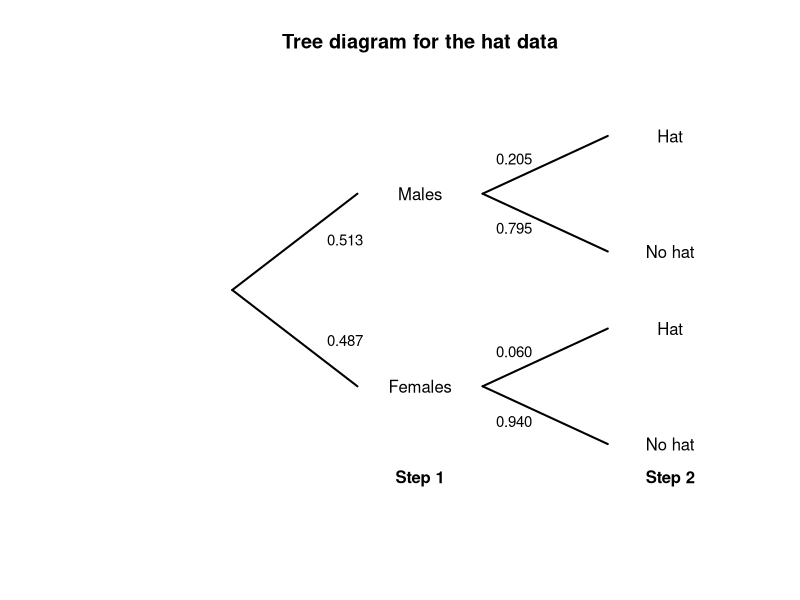
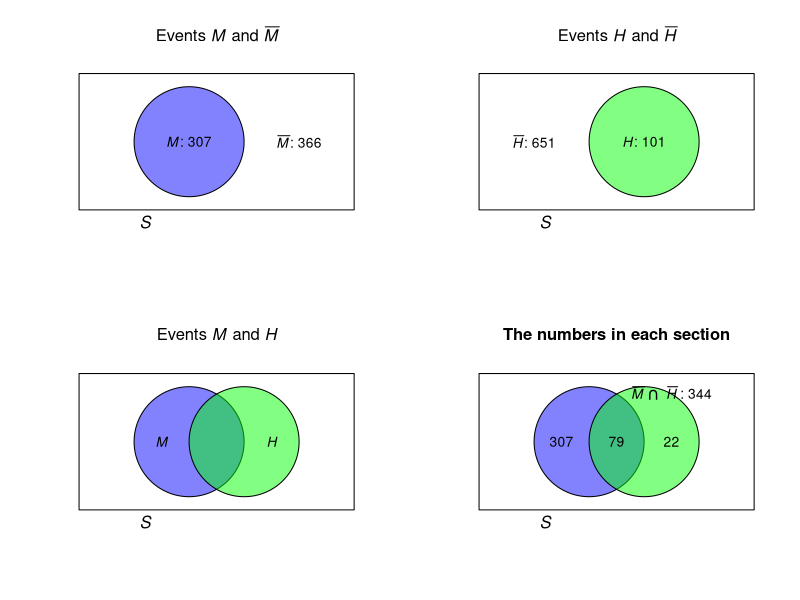
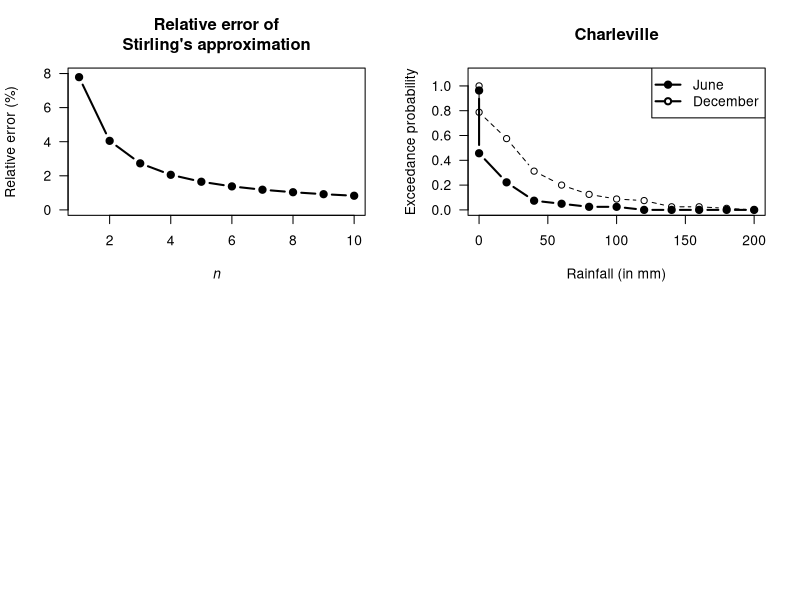
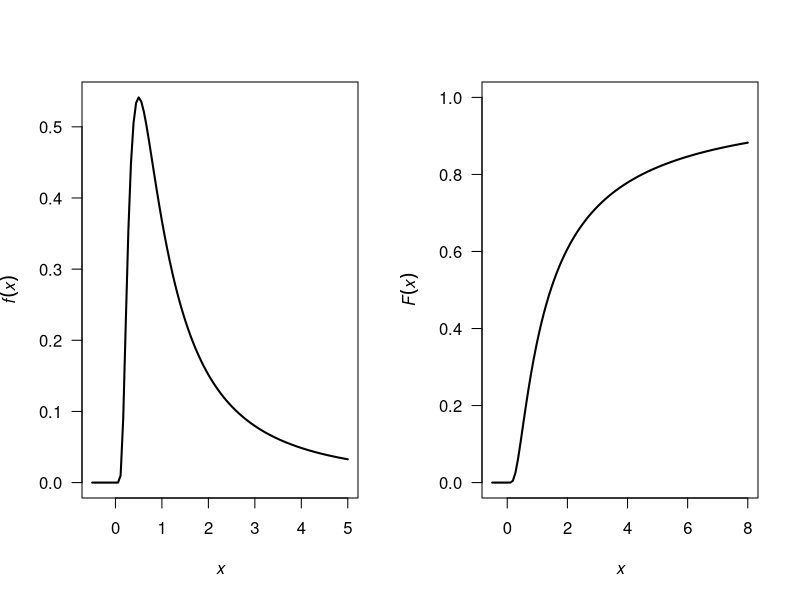
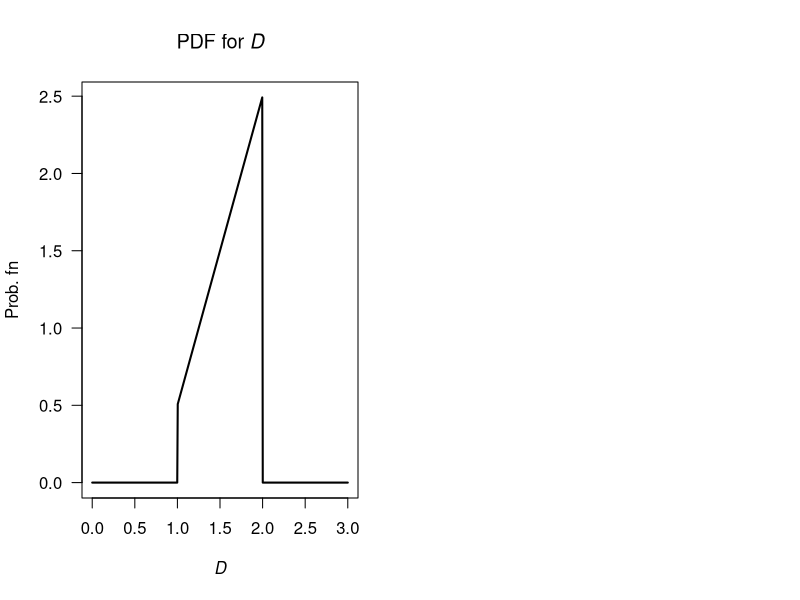
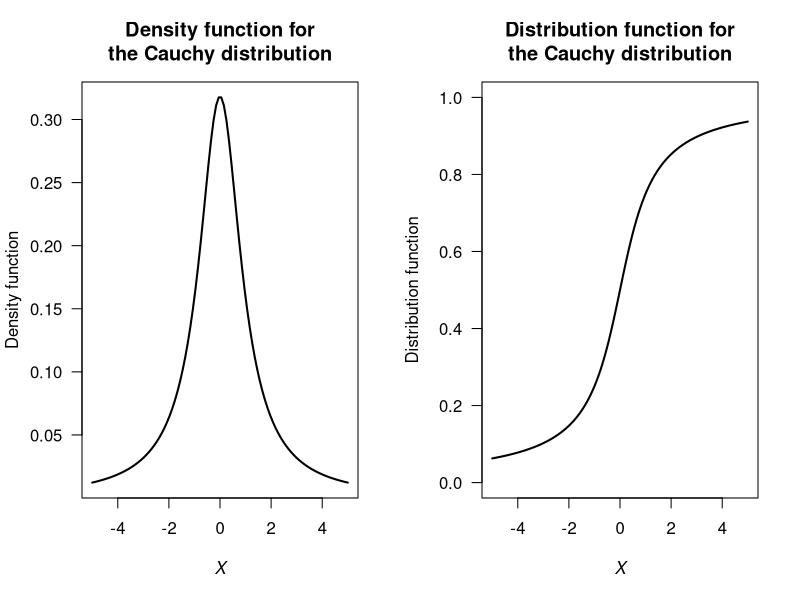

These charts were generated, in order, by the following R code: (Note: this script raises an error after producing the figures.)
## ---- chunk 1

plot( x = c(0, 1),
      y = c(0, 1),
      type = "n",
      main = "Tree diagram for the hat data",
      xlab = "",
      ylab = "",
      axes = FALSE)
#STEP 1
lines( x = c(0.2, 0.40),
       y = c(0.5, 0.75),
       lwd = 2)
lines( x = c(0.2, 0.40),
       y = c(0.5, 0.25),
       lwd = 2)
# STEP 2
lines( x = c(0.60, 0.80),
       y = c(0.75, 0.90),
       lwd = 2)
lines( x = c(0.60, 0.80),
       y = c(0.75, 0.60),
       lwd = 2)

lines( x = c(0.60, 0.80),
       y = c(0.25, 0.40),
       lwd = 2)
lines( x = c(0.60, 0.80),
       y = c(0.25, 0.10),
       lwd = 2)

# TEXT
text(x = 0.50,
     y = 0.75,
     labels = "Males")
text(x = 0.50,
     y = 0.25,
     labels = "Females")

text(x = 0.90,
     y = 0.90,
     labels = "Hat")
text(x = 0.90,
     y = 0.60,
     labels = "No hat")

text(x = 0.90,
     y = 0.40,
     labels = "Hat")
text(x = 0.90,
     y = 0.10,
     labels = "No hat")

# ADD PROBS
text(x = 0.38,
     y = 0.63,
     cex = 0.9,
     labels = "0.513")
text(x = 0.38,
     y = 0.37,
     cex = 0.9,
     labels = "0.487")

text(x = 0.65,
     y = 0.84,
     cex = 0.9,
     labels = "0.205")
text(x = 0.65,
     y = 0.66,
     cex = 0.9,
     labels = "0.795")

text(x = 0.65,
     y = 0.34,
     cex = 0.9,
     labels = "0.060")
text(x = 0.65,
     y = 0.16,
     cex = 0.9,
     labels = "0.940")

## STEPS
text(x = 0.50,
     y = 0.01,
     label = expression(bold("Step 1"))
     )
text(x = 0.90,
     y = 0.01,
     label = expression(bold("Step 2"))
     )
## ---- chunk 2
BRIS <- read.csv("Data/sunglasses.csv")
BRIS$Gender <- factor(BRIS$Gender,
                      levels = c(1, 2),
                      labels = c("Males", 
                                 "Females"))
BRIS$Hat <- factor(BRIS$Hat,
                   levels = c(0, 1),
                   labels = c("Not Hat",
                              "Hat"))

HatTable <- xtabs( Count ~ Gender + Hat,
                   data = BRIS)
HatTable <- cbind( HatTable,
                   "Total" = rowSums(HatTable) )
knitr::kable(HatTable,
             caption = "The numbers of males and females wearing a hat in the middle of the day in Brisbane")
## ---- chunk 3
par( mfrow = c(2, 2))
colourMale <- rgb(0, 0, 255, 
                  max = 255, 
                  alpha = 125)
colourHat  <- rgb(0, 255, 0, 
                  max = 255, 
                  alpha = 125)

plot( x = c(0, 1),
      y = c(0, 1),
      type = "n",
      ylab = "",
      xlab = "",
      main = expression(paste("Events ", italic(M), " and ", bar(italic(M)))),
      axes = FALSE)

polygon( x = c(0, 0, 1, 1),
         y = c(0, 1, 1, 0))
plotrix::draw.circle(x = 0.4, 
                     y = 0.5,
                     radius = 0.2,
                     col = colourMale)
text(x = 0.4,
     y = 0.5,
     labels = expression(paste(italic(M), ": 307")))
text(x = 0.8,
     y = 0.5,
     labels = expression(paste(bar(italic(M)), ": 366")))
mtext(text = expression(italic(S)),
      side = 1,
      adj = 0.25)


###############


plot( x = c(0, 1),
      y = c(0, 1),
      type = "n",
      ylab = "",
      xlab = "",
      main = expression(paste("Events ", italic(H), " and ", bar(italic(H)))) ,
      axes = FALSE)


polygon( x = c(0, 0, 1, 1),
         y = c(0, 1, 1, 0))

plotrix::draw.circle(x = 0.6,
                     y = 0.5,
                     radius = 0.2,
                     col = colourHat)

text(x = 0.6,
     y = 0.5,
     labels = expression(paste(italic(H), ": 101")))
text(x = 0.2,
     y = 0.5,
     labels = expression(paste( bar(italic(H)), ": 651")))

mtext(text = expression(italic(S)),
      side = 1,
      adj = 0.25)


####################


plot( x = c(0, 1),
      y = c(0, 1),
      type = "n",
      ylab = "",
      xlab = "",
      main = expression(paste("Events ", italic(M), " and ", italic(H))) ,
      axes = FALSE)


polygon( x = c(0, 0, 1, 1),
         y = c(0, 1, 1, 0))
plotrix::draw.circle(x = 0.4, 
                     y = 0.5,
                     radius = 0.2,
                     col = colourMale)
plotrix::draw.circle(x = 0.6,
                     y = 0.5,
                     radius = 0.2,
                     col = colourHat)
text(x = 0.3,
     y = 0.5,
     labels = expression(italic(M)))
text(x = 0.7,
     y = 0.5,
     labels = expression(italic(H)))
mtext(text = expression(italic(S)),
      side = 1,
      adj = 0.25)


#################



plot( x = c(0, 1),
      y = c(0, 1),
      type = "n",
      ylab = "",
      xlab = "",
      main = "The numbers in each section",
      axes = FALSE)


polygon( x = c(0, 0, 1, 1),
         y = c(0, 1, 1, 0))
plotrix::draw.circle(x = 0.4, 
                     y = 0.5,
                     radius = 0.2,
                     col = colourMale)
plotrix::draw.circle(x = 0.6,
                     y = 0.5,
                     radius = 0.2,
                     col = colourHat)
text(x = 0.3,
     y = 0.5,
     labels = "307")
text(x = 0.7,
     y = 0.5,
     labels = "22")
text(x = 0.7,
     y = 0.85,
     labels = expression(bar(italic(M)) ~ intersect() ~ bar(italic(H)) ~ ": 344") )
mtext(text = expression(italic(S)),
      side = 1,
      adj = 0.25)

# Intersection
text(x = 0.5, 
     y = 0.5, 
     label = "79")

## ---- chunk 4
# Define a function to compute Stirling numbers:
stirling <- function(n){ 
  sqrt(2 * pi *n) * (n/exp(1))^n
}

n <- 1:10
Actual <- factorial(n) 
Approx <- stirling(n)
RelError <- (Actual - Approx)/Actual * 100

cbind(Actual, Approx, RelError)

plot(RelError ~ n,
     ylim = c(0, 8),
     las = 1, 
     type = "b",
     pch = 19,
     lwd = 2,
     xlab = expression(italic(n)),
     ylab = "Relative error (%)",
     main = "Relative error of\nStirling's approximation")
## ---- chunk 5
Rain12 <- read.csv("Data/IDCJAC0001_044021/IDCJAC0001_044021_Data12.csv", 
                   na.strings = "null")
RainDec <- Rain12$Dec
RainJun <- Rain12$Jun

breaks <- c( 0, 0.01, 20,
             seq(40, 220, by = 20) )
outDec <- hist(RainDec,
               breaks = breaks,
               plot = FALSE)
outJun <- hist(RainJun, 
               breaks = breaks,
               plot = FALSE)

Buckets <- c("Zero", 
           "0 < R < 20",
           "20 <= R < 40",
           "40 <= R < 60",
           "60 <= R < 80",
           "80 <= R < 100",
           "100 <= R < 120",
           "120 <= R < 140",
           "140 <= R < 160",
           "160 <= R < 180",
           "180 <= R < 200",
           "200 <= R < 220")

cbind("Buckets" = Buckets,
      "Jun" = outJun$counts,
      "Dec" = outDec$counts)

exceedanceJun <-  ( sum(outJun$counts) - cumsum(outJun$counts) ) / sum(outJun$counts)
exceedanceDec <-  ( sum(outDec$counts) - cumsum(outDec$counts) ) / sum(outDec$counts)

plot( exceedanceJun ~ breaks[1:12], 
      type = "b",
      xlab = "Rainfall (in mm)",
      ylab = "Exceedance probability",
      main = "Charleville",
      ylim = c(0, 1.1),
      lwd = 2,
      lty = 1,
      pch = 19,
      las = 1)
lines( exceedanceDec ~ breaks[1:12], 
       type = "b",
      pch = 1,
      lty = 2,
      las = 1)
legend("topright",
       lwd = 2,
       pch = c(19, 1),
       lty = c(1, 2),
       legend = c("June",
                  "December"))
## ---- chunk 6
par( mfrow = c(1, 2))

f1 <- function(x){
  fy <- array(0, dim = length(x))
  fy <- ifelse(x > 0,
               exp(-1/x) / x^2,
               0)
  fy
}

x <- seq(-0.5, 5, length = 100)

plot( f1(x) ~ x,
      type = "l",
      lwd = 2,
      xlab = expression(italic(x)),
      ylab = expression(italic(f)(italic(x))),
      las = 1)



F1 <- function(x){
  fy <- array(0, dim = length(x))
  fy <- ifelse(x > 0,
               exp(-1/x),
               0)
  fy
}

x <- seq(-0.5, 8, length = 100)

plot( F1(x) ~ x,
      type = "l",
      lwd = 2,
      ylim = c(0, 1),
      xlab = expression(italic(x)),
      ylab = expression(italic(F)(italic(x))),
      las = 1)


## ---- chunk 7
xx <- seq(0, 3, 
          length = 500)
fy <- function(x){
  y <- 2*x - 3/2
  y <- ifelse(x < 1, 0, y)
  y <- ifelse( x > 2, 0, y)
  y
}

plot(x = xx,
     y = fy(xx),
     lwd = 2,
     type = "l",
     las = 1,
     main = expression("PDF for"~italic(D)),
     xlab = expression(italic(D)),
     ylab = "Prob. fn")
## ---- chunk 8
set.seed(777023)

dist <- array(NA, dim = 1000)
for (i in (1:1000)){
  positions <- sample(1:5, 
                      size = 2, 
                      replace = FALSE)
  dist[i] = abs(diff(positions))
}
mean(dist)
## ---- chunk 9
par( mfrow = c(1, 2))
x <- seq(-5, 5,
         length = 100)
y <- 1 / (pi * (1 + x^2))
plot(y ~ x,
     lwd = 2,
     las = 1,
     type = "l",
     main = "Density function for\nthe Cauchy distribution",
     xlab = expression(italic(X)),
     ylab = "Density function")

Y <- atan(x)/pi + 0.5
plot(Y ~ x,
     lwd = 2,
     las = 1,
     ylim = c(0, 1),
     type = "l",
     main = "Distribution function for\nthe Cauchy distribution",
     xlab = expression(italic(X)),
     ylab = "Distribution function")
## ---- chunk 10
sum( dbinom(10:25, 
            size = 25,
            prob = 0.30) )
sum( dbinom(0:9, 
            size = 25,
            prob = 0.30) )
sum( dbinom(5:10, 
            size = 25,
            prob = 0.30) )
dgeom(x  = 6,
      prob = 0.30)
sum( dgeom(x  = 8:50,
           prob = 0.30) )
## ---- chunk 11
sum( dbinom( 15:81,
             size = 81,
             prob = 0.20) )
sum( dbinom( 12:81,
             size = 81,
             prob = 0.20) )
dgeom(x = 3,
      prob = 0.20)
# NEGBIN
sum( dbinom(50:81,
            size = 81,
            prob = 0.2) )
## ---- chunk 12
dpois( 0, 
       lambda = 3)
sum( dpois( 5:50, 
            lambda = 3) )
dpois( 2, 
       lambda = 6)
## ---- chunk 13
set.seed(8584444)
## ---- chunk 14
annualRainfallList <- array( NA, dim = 1000)
for (i in 1:1000){
   rainAmounts <- array( 0, dim = 365) # Reset for each simulation

    wetDays <- rbinom(365, size = 1, prob = 0.32) # 1: Wet day
   locateWetDays <- which( wetDays == 1 )


   rainAmounts[locateWetDays] <- rgamma( n = length(locateWetDays),
                                         shape = 2,
                                         scale = 20)
   annualRainfallList[i] <- sum(rainAmounts)
}
# hist( annualRainfallList)
## ---- chunk 15
set.seed(8584444)
## ---- chunk 16
Days <- 1 : 365
prob <- (1 + cos( 2 * pi * Days/365) ) / 2.2

annualRainfallList2 <- array( NA, dim = 1000)
for (i in 1:1000){

  wetDays <- rbinom(365, size = 1, prob = prob) # 1: Wet day
  
  locateWetDays <- which( wetDays == 1 )
  
  rainAmounts2 <- array( 0, dim = 365)
  
  rainAmounts2[locateWetDays] <- rgamma( n = length(locateWetDays),
                                         shape = 2,
                                         scale = 20)
   annualRainfallList2[i] <- sum(rainAmounts2)
}
#hist( annualRainfallList2)
## ---- chunk 17
set.seed(8584444)
## ---- chunk 18
Days <- 1 : 365

probList <- array( dim = 365)
probList[1] <- 0.32

annualRainfallList3 <- array( NA, dim = 1000)

for (i in 1:1000){
  
  rainAmounts <- array( dim = 365 )

  for (day in 1:365) {
    if ( day == 1 ) {
      probList[1] <- 0.32
      wetDay <- rbinom(1, 
                       size = 1, 
                       prob = probList[1]) # 1: Wet day
      rainAmounts[1] <- rgamma( n = 1,
                                shape = 2,
                                scale = 20)

    } else {
    
      probList[i] <- ifelse( rainAmounts[day - 1] == 0,
                             0.15,
                             0.55)
      wetDay <- rbinom(1, 
                       size = 1, 
                       prob = probList[i]) # 1: Wet day

      if (wetDay) {
        rainAmounts[day] <- rgamma( n = 1,
                                    shape = 2,
                                    scale = 20)
      } else {
        rainAmounts[day] <- 0
      }
    }
  }
  annualRainfallList3[i] <- sum(rainAmounts)
    
}

#hist( annualRainfallList3)
## ---- chunk 19
set.seed(932649)
N <- rpois(1, lambda = 0.78)
Rain <- 0
if (N > 0 ){
  Amount <- sum( rgamma(N,
                        shape = 0.5,
                        scale = 6) )
  Rain <- Rain + Amount
}
## ---- chunk 20
set.seed(932649)

Rain <- array(0,  dim = 1000)

for (i in 1:1000){
  N <- rpois(1, lambda = 0.78)
  if (N > 0 ){
    Amount <- sum( rgamma(N,
                          shape = 0.5,
                          scale = 6) )
    Rain[i] <- Rain[i] + Amount
  }
}

# Exact zeros:
sum(Rain == 0) / 1000
mean(Rain)
mean(Rain[Rain > 0])
## ---- chunk 21
JDTable <- array( dim = c(2, 4))

colnames(JDTable) <- c("",
                       "$Y_1 = 1$",
                       "$Y_1 = 2$",
                       "$Y_1 = 3$")
JDTable[1, ] <- c("$Y_2 = 0$",
                  "2/14",
                  "4/14",
                  "0")
JDTable[2, ] <- c("$Y_2 = 1$",
                  "0",
                  "3/14",
                  "5/14")
kable(JDTable)
